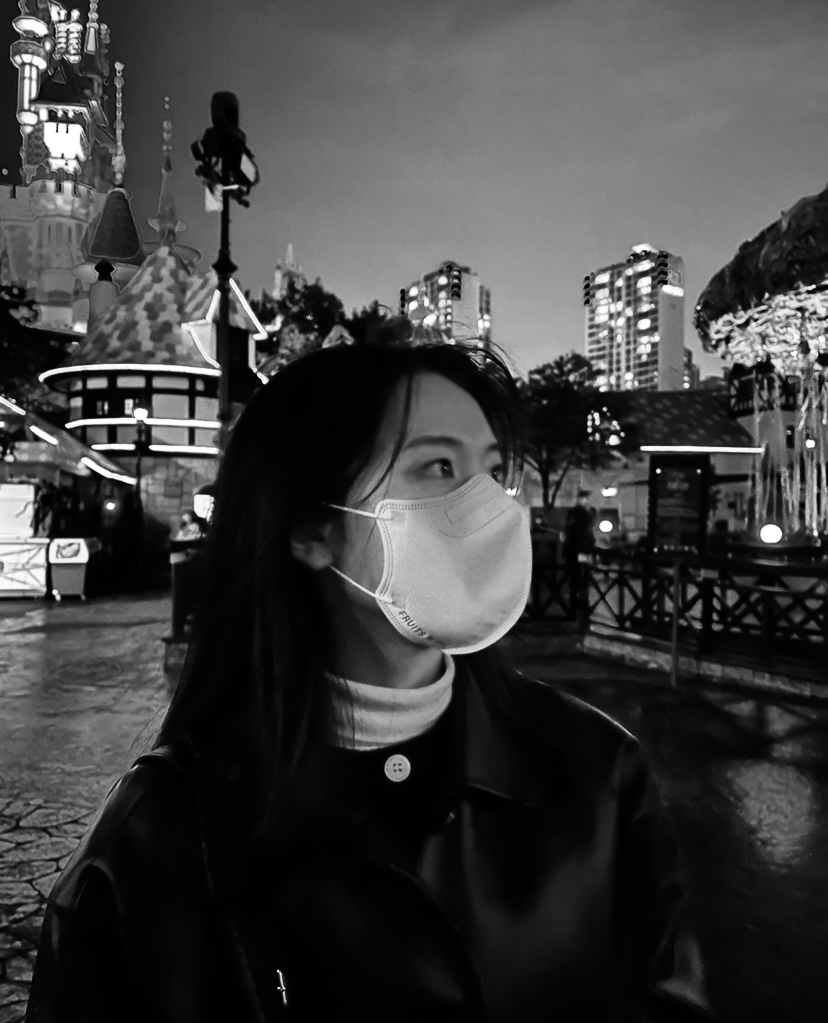
#> input picture 0519/profile.jpg, 828 x 1023 px
$ python gausian.py
#> lines starting #> are read from the running program, lines starting #| are printed output that depends on the picture
import sys
import numpy as np
import cv2

src = cv2.imread('profile.jpg', cv2.IMREAD_GRAYSCALE)
#> src is the input picture: shape (1023, 828); min 0, max 255, mean 64

resize = cv2.resize(src, dsize=(240, 360))
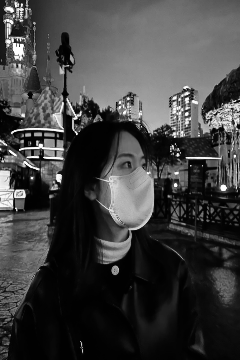
#> resize: shape (360, 240); min 0, max 255, mean 63.9

gaussian = cv2.GaussianBlur(resize, (0,0), 3)
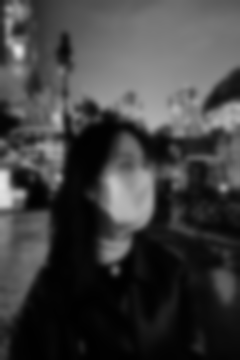
#> gaussian: shape (360, 240); min 1, max 230, mean 63.9

cv2.imshow('src', resize)
cv2.imshow('Gaussian',gaussian)
cv2.waitKey()
